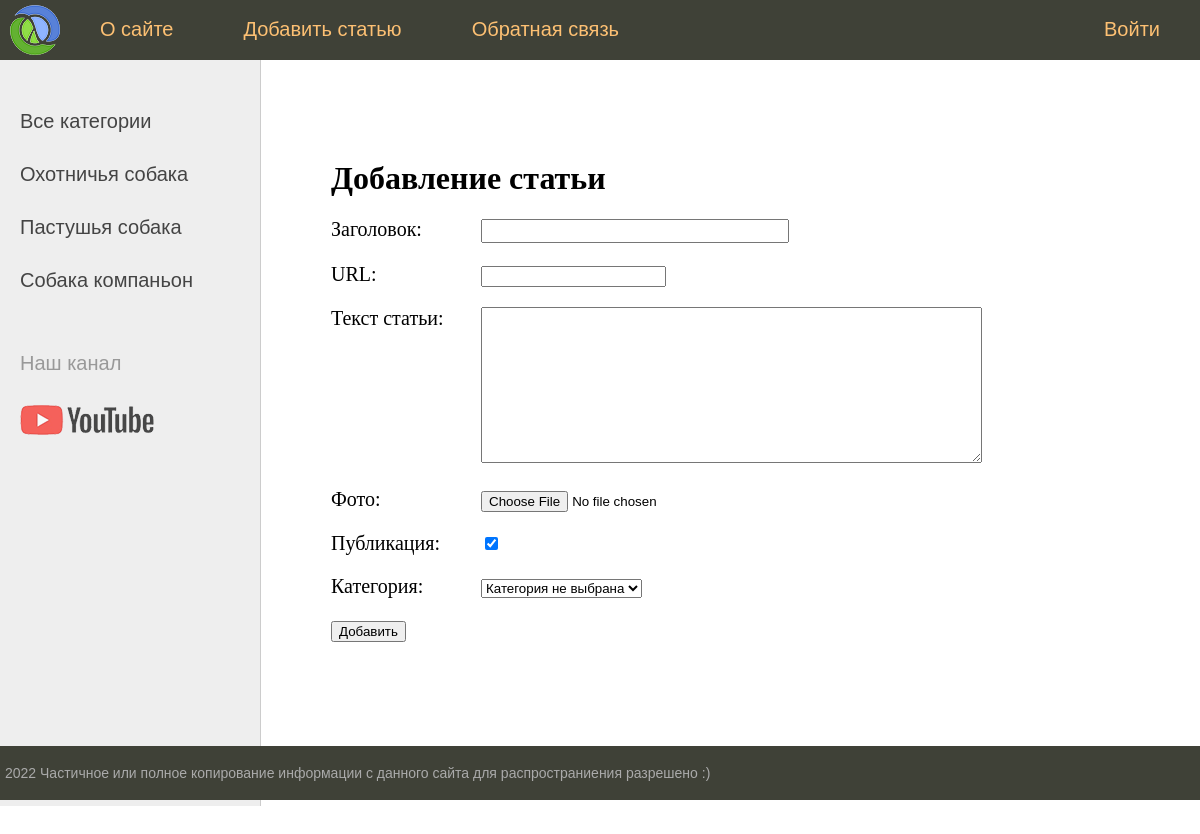
The page /addpage/ on the database its author committed.
### dogs/models.py (models this page shows)
class Category(models.Model):
    name = models.CharField(max_length=100, db_index=True, verbose_name='Категория')
    slug = models.SlugField(max_length=255, unique=True, db_index=True, verbose_name='URL')
    def __str__(self):
        return self.name
    def get_absolute_url(self):
        return reverse('category', kwargs={'cat_id': self.pk})
    class Meta:
        verbose_name = 'Категория'
        verbose_name_plural = 'Категории'
        ordering = ['id']

### dogs/views.py (the view)
# urls.py: path('addpage/', addpage, name='add_page'),
def addpage(request):
    if request.method == 'POST':
        form = AddPostForm(request.POST, request.FILES)
        if form.is_valid():
            form.save()
            return redirect('home')
    else:
        form = AddPostForm()
    return render(request, 'dogs/addpage.html', {'form': form, 'menu': menu, 'title': 'Добавление статьи'})

### dogs/forms.py (shortened to what this page needs)
class AddPostForm(forms.ModelForm):
    def __init__(self, *args, **kwargs):
        super().__init__(*args, **kwargs)
        self.fields['cat'].empty_label = "Категория не выбрана"
    class Meta:
        model = FannyDogs
        fields = ['title', 'slug', 'content', 'photo', 'is_published', 'cat']
        widgets = {
            'title': forms.TextInput(attrs={'class': 'form-input'}),
            'content': forms.Textarea(attrs={'cols': 60, 'rows': 10}),
        }

### dogs/templatetags/dogs_tags.py (called while the page is built)
@register.inclusion_tag('dogs/list_categories.html')
def show_categories(sort=None, cat_selected=0):
    if not sort:
        cats = Category.objects.all()
    else:
        cats = Category.objects.order_by(sort)
    return {"cats": cats, "cat_selected": cat_selected}

### dogs/templates/dogs/addpage.html (shortened to what this page needs)
{% extends 'dogs/base.html' %}
{% block content %}
<h1>{{ title }}</h1>
<form action="{% url 'add_page' %}" method="post" enctype="multipart/form-data">
{% for f in form %}
<p><label class="form-label" for="{{ f.id_for_label }}">{{f.label}}: </label>{{ f }}</p>
{% endfor %}
    <button type="submit">Добавить</button>
</form>
{% endblock %}

### dogs/templates/dogs/list_categories.html
{% for c in cats %}
    {% if c.pk == cat_selected %}
        <li class="selected">{{c.name}}</li>
    {% else %}
        <li><a href="{{ c.get_absolute_url}}">{{c.name}}</a></li>
    {% endif %}
{% endfor %}

### dogs/static/dogs/css/styles.css (style rules this page uses)
html, body { font-family: 'Arial'; margin: 0; padding: 0; height: 100%; width: 100%; color: #444; }
a { color: #0059b2; text-decoration: none; }
.left-chapters ul li { margin: 30px 0 0 0; color: #999; }
.left-chapters ul li a { color: #444; text-decoration: none; }
.content-text h1 { font-size: 32px; }
.form-input { width: 300px; font-size: 16px; }
.form-label { display: inline-block; min-width: 150px; vertical-align: top; }

### rows shown on the page
Category: name "Охотничья собака"
Category: name "Пастушья собака"
Category: name "Собака компаньон"

### other values the page prints
{{ m.title }} "О сайте" "Добавить статью" "Обратная связь"
{{ m.title }} "Войти"
{{ title }} "Добавление статьи"
{{ f.label }} "Заголовок" "URL" "Текст статьи" "Фото" "Публикация" "Категория"
